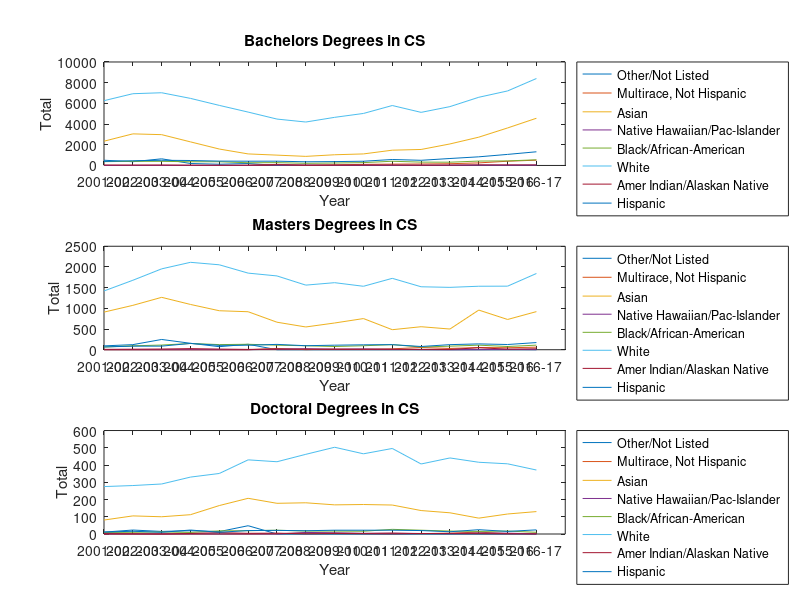

Source code (MATLAB):
% Author: J. Jake Nichol
%
% Naming Key:
%   B - Bachelors
%   M - Masters
%   D - Doctorate (PhD)
%   NA - Nonresident Alien
%   AIAN - American Indian or Alaska Native
%   A - Asian
%   BAA - Black or African-American
%   NH - Native Hawaiian/Pacific Islander
%   W - White
%   MR - Multiracial, not Hispanic
%   O - Other/Not Listed

Year = 2002:2017;
YearString = {'2001-02','2002-03','2003-04','2004-05','2005-06','2006-07','2007-08',...
    '2008-09','2009-10','2010-11','2011-12','2012-13','2013-14','2014-15',...
    '2015-16','2016-17'};

BNATotal = [921;1218;1309;1082;794;496;423;377;584;524;619;698;884;1053;1493;2205];
BAIANTotal = [44;41;47;31;25;30;56;16;27;39;39;22;35;48;53;42];
BATotal = [2346;3053;2977;2279;1587;1115;998;878;1034;1115;1477;1545;2079;2734;3625;4564];
BBAATotal = [368;399;399;358;358;261;273;207;236;274;407;322;315;425;440;547];
BNHTotal = [0;0;0;0;0;0;54;38;20;22;18;22;21;42;26;45]; % No data before 2009 - combined with asian
BWTotal = [6261;6934;7027;6482;5805;5158;4483;4198;4650;5026;5793;5131;5687;6589;7202;8402];
BMRTotal = [0;0;0;0;0;0;108;24;65;104;130;141;168;248;409;511]; % Is "other/notlisted" before 2008
BHTotal = [390;456;500;479;421;412;414;355;373;409;575;499;672;835;1069;1322];
BOTotal = [506;362;642;189;118;191;0;0;0;0;0;0;0;0;0;0;];
BTotalREKnown = [10836;12463;12901;10900;9108;7663;6809;6093;6989;7513;9058;8380;9861;11974;14317;17638];
BGrandTotal = [16907;16633;17876;15137;12929;10284;9217;8100;9008;9286;11049;10776;12228;15256;18954;22343];
BAIANPercent = BAIANTotal./(BTotalREKnown-BNATotal)*100;
BAPercent = BATotal./(BTotalREKnown-BNATotal)*100;
BBAAPercent = BBAATotal./(BTotalREKnown-BNATotal)*100;
BNHPercent = BNHTotal./(BTotalREKnown-BNATotal)*100;
BWPercent = BWTotal./(BTotalREKnown-BNATotal)*100;
BMRPercent = BMRTotal./(BTotalREKnown-BNATotal)*100;
BHPercent = BHTotal./(BTotalREKnown-BNATotal)*100;
BOPercent = BOTotal./(BTotalREKnown-BNATotal)*100;

MNATotal = [3218;4096;3974;3790;2979;3470;3469;3858;3585;3332;4123;4245;4742;6076;7883;8813];
MAIANTotal = [9;13;17;27;16;8;14;15;9;12;10;9;7;48;14;23];
MATotal = [909;1072;1266;1094;942;918;665;550;646;753;484;556;500;958;731;921];
MBAATotal = [65;95;113;151;124;132;110;96;78;96;123;65;86;110;78;111];
MNHTotal = [0;0;0;0;0;0;14;24;14;19;9;4;1;3;8;3];
MWTotal = [1420;1678;1954;2112;2052;1851;1783;1561;1620;1533;1725;1521;1507;1534;1536;1842];
MMRTotal = [0;0;0;0;0;0;32;2;15;8;22;54;31;53;48;62];
MHTotal = [68;86;87;152;106;109;129;97;110;119;123;78;123;141;126;173];
MOTotal = [93;123;248;156;74;132;0;0;0;0;0;0;0;0;0;0;];
MTotalREKnown = [5782;7163;7659;7482;6293;6620;6216;6203;6077;5872;6619;6532;6997;8923;10424;11948];
MGrandTotal = [7031;8148;8735;8466;7117;7561;7383;6891;6851;6611;7462;7205;7488;9933;11239;13037];
MAIANPercent = MAIANTotal./(MTotalREKnown-MNATotal)*100;
MAPercent = MATotal./(MTotalREKnown-MNATotal)*100;
MBAAPercent = MBAATotal./(MTotalREKnown-MNATotal)*100;
MNHPercent = MNHTotal./(MTotalREKnown-MNATotal)*100;
MWPercent = MWTotal./(MTotalREKnown-MNATotal)*100;
MMRPercent = MMRTotal./(MTotalREKnown-MNATotal)*100;
MHPercent = MHTotal./(MTotalREKnown-MNATotal)*100;
MOPercent = MOTotal./(MTotalREKnown-MNATotal)*100;

DNATotal = [316;314;362;531;720;826;807;650;613;634;763;840;910;875;964;891];
DAIANTotal = [2;1;0;3;8;4;5;1;3;2;1;3;2;2;1;0];
DATotal = [81;105;100;112;165;207;178;181;169;171;168;136;123;92;116;130];
DBAATotal = [9;10;12;9;18;19;22;17;17;16;27;22;17;15;17;10];
DNHTotal = [0;0;0;0;0;0;0;9;7;4;5;3;3;6;5;1];
DWTotal = [275;281;290;330;351;430;419;462;503;465;496;406;441;416;407;371];
DMRTotal = [0;0;0;0;0;0;2;6;5;3;5;2;5;11;2;4];
DHTotal = [11;16;10;23;10;20;21;19;22;22;22;20;13;25;15;24];
DOTotal = [11;23;15;19;14;48;0;0;0;0;0;0;0;0;0;0;];
DTotalREKnown = [705;750;789;1027;1286;1554;1454;1345;1339;1317;1487;1432;1514;1442;1527;1431];
DGrandTotal = [766;811;923;1071;1312;1599;1597;1473;1481;1456;1606;1653;1651;1547;1659;1592];
DAIANPercent = DAIANTotal./(DTotalREKnown-DNATotal)*100;
DAPercent = DATotal./(DTotalREKnown-DNATotal)*100;
DBAAPercent = DBAATotal./(DTotalREKnown-DNATotal)*100;
DNHPercent = DNHTotal./(DTotalREKnown-DNATotal)*100;
DWPercent = DWTotal./(DTotalREKnown-DNATotal)*100;
DMRPercent = DMRTotal./(DTotalREKnown-DNATotal)*100;
DHPercent = DHTotal./(DTotalREKnown-DNATotal)*100;
DOPercent = DOTotal./(DTotalREKnown-DNATotal)*100;

subplot(3,1,1)
plot(Year,BOTotal,Year,BMRTotal,Year,BATotal,Year,BNHTotal,Year,BBAATotal,Year,BWTotal,Year,BAIANTotal,Year,BHTotal)
labels = {'Other/Not Listed','Multirace, Not Hispanic','Asian',...
    'Native Hawaiian/Pac-Islander','Black/African-American','White',...
    'Amer Indian/Alaskan Native','Hispanic'};
title('Bachelors Degrees in CS')
xlabel('Year')
ylabel('Total')
set(gca,'xtick',Year,'XtickLabel',YearString)
xtickangle(45)
legend(labels,'Location','bestoutside')

subplot(3,1,2)
plot(Year,MOTotal,Year,MMRTotal,Year,MATotal,Year,MNHTotal,Year,MBAATotal,Year,MWTotal,Year,MAIANTotal,Year,MHTotal)
labels = {'Other/Not Listed','Multirace, Not Hispanic','Asian',...
    'Native Hawaiian/Pac-Islander','Black/African-American','White',...
    'Amer Indian/Alaskan Native','Hispanic'};
title('Masters Degrees in CS')
xlabel('Year')
ylabel('Total')
set(gca,'xtick',Year,'XtickLabel',YearString)
xtickangle(45)
legend(labels,'Location','bestoutside')

subplot(3,1,3)
plot(Year,DOTotal,Year,DMRTotal,Year,DATotal,Year,DNHTotal,Year,DBAATotal,Year,DWTotal,Year,DAIANTotal,Year,DHTotal)
labels = {'Other/Not Listed','Multirace, Not Hispanic','Asian',...
    'Native Hawaiian/Pac-Islander','Black/African-American','White',...
    'Amer Indian/Alaskan Native','Hispanic'};
title('Doctoral Degrees in CS')
xlabel('Year')
ylabel('Total')
set(gca,'xtick',Year,'XtickLabel',YearString)
xtickangle(45)
legend(labels,'Location','bestoutside')